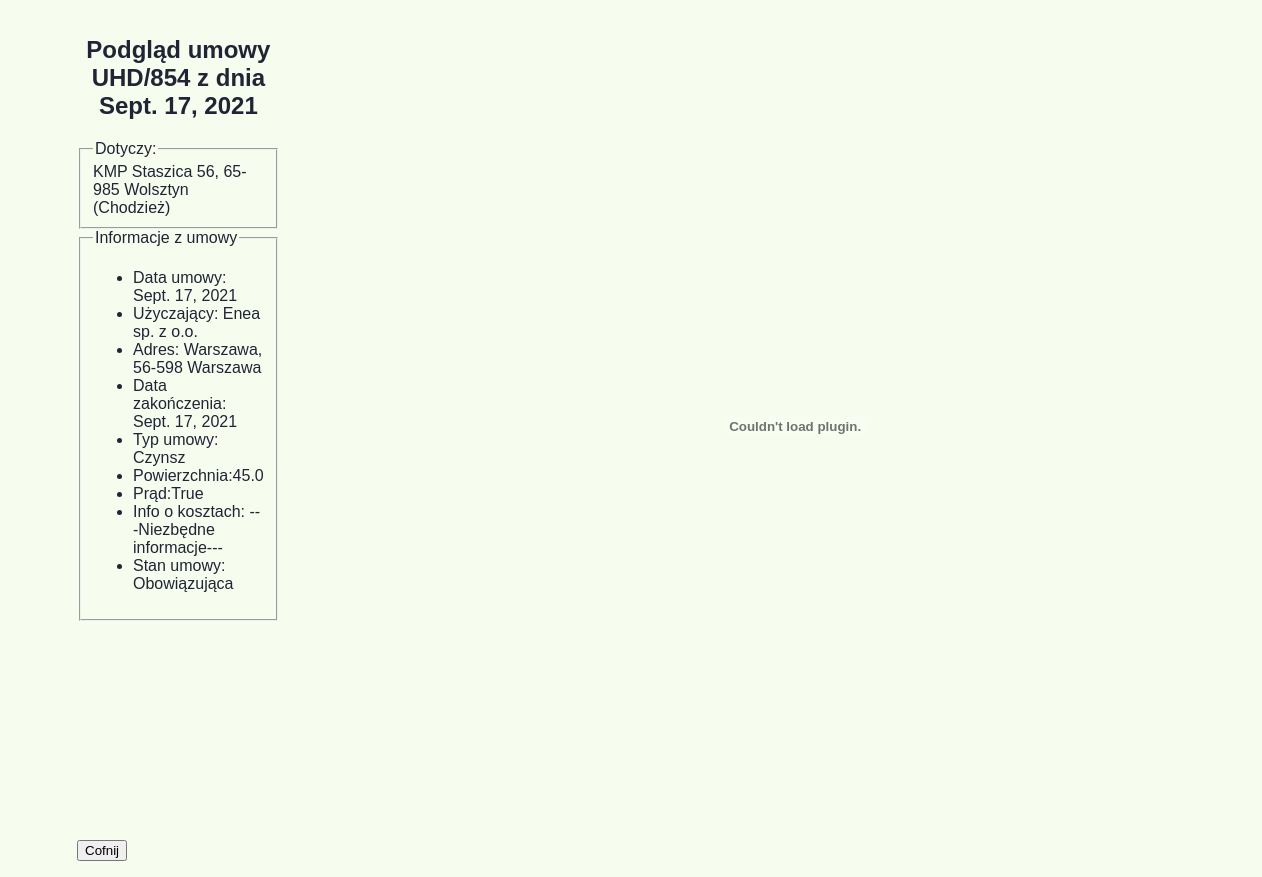
Before: /umowy/podglad/1/ (signed in) with the older database file.
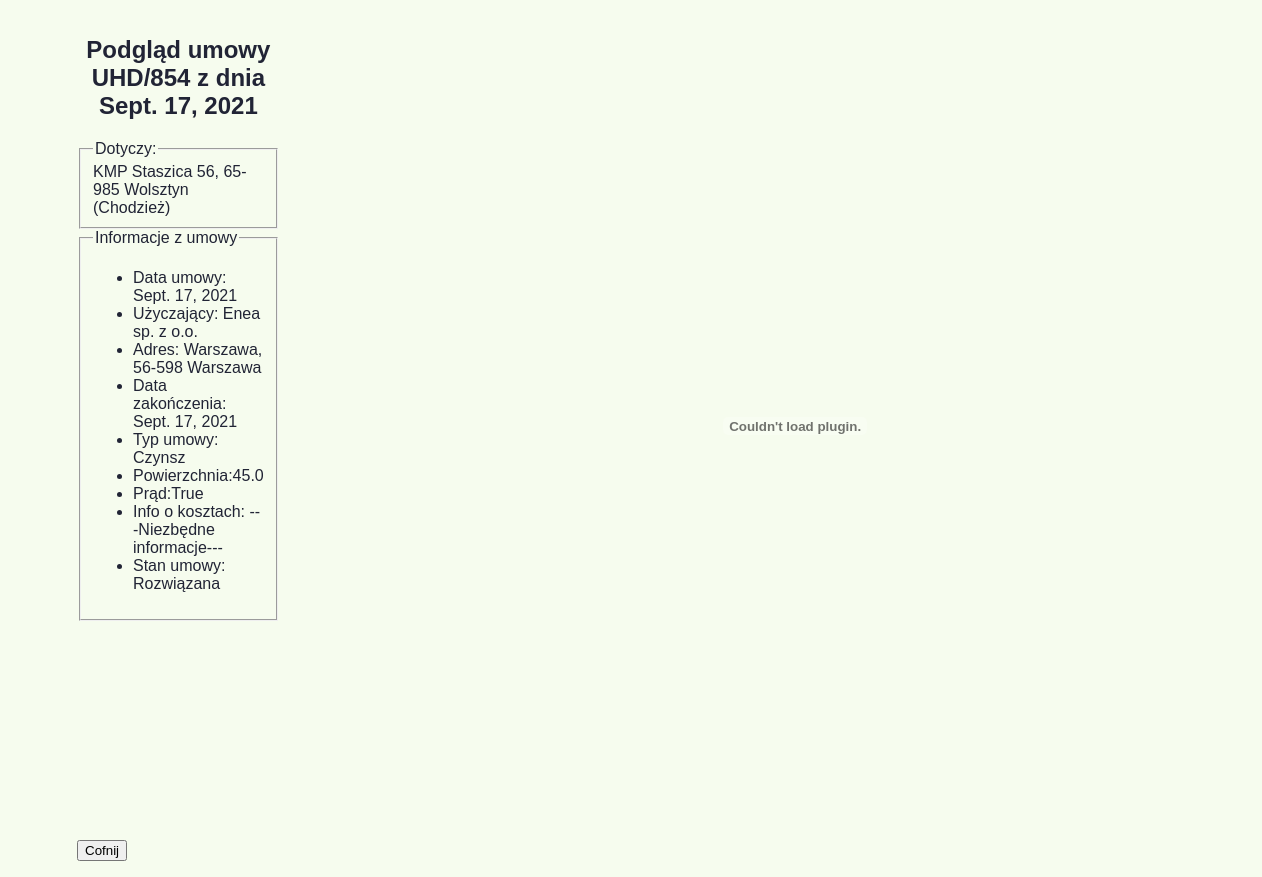
After: the same page with the newer database file.
### umowyapp/models.py (models this page shows, shortened)
class Umowy(models.Model):
    data_umowy = models.DateField(null=False)
    nr_umowy = models.CharField(max_length=15, null=True, default="BRAK")
    nazwa_uzyczajacego = models.CharField(max_length=30, null=True)
    adres_uzyczajacego = models.CharField(max_length=30, null=True)
    kod_pocztowy_uzyczajacego = models.CharField(max_length=6, null=True)
    miasto_uzyczajacego = models.CharField(max_length=20, null=True)
    okres_obowiazywania = models.DateField(blank=True, default="")
    typ_umowy = models.ForeignKey(Rodzaj_umowy, on_delete=models.CASCADE, null=True)
    pow_uzyczona = models.FloatField(max_length=4, null=True, blank=True)
    rodzaj_kosztow_prad = models.BooleanField()
    informacje = models.TextField(default="---Niezbędne informacje---")
    powiaty_jedn = models.ForeignKey(Powiaty_Wlkp, on_delete=models.CASCADE)
    rodzaj_jedn = models.ForeignKey(Rodzaje_jednostek, on_delete=models.CASCADE, null=True)
    adres_jedn = models.CharField(max_length=30, null=True)
    miasto_jedn = models.CharField(max_length=20, null=True)
    kod_pocztowy_jedn = models.CharField(max_length=6, null=True)
    skan_umowy = models.FileField(upload_to='umowy_pdf', null=True, blank=True)
    stan_umowy = models.ForeignKey(Stan_umow, on_delete=models.CASCADE, null=True)
    deleted = models.BooleanField(null=False, default=0)

class Stan_umow(models.Model):
    stan = models.CharField(max_length=14)
    def __str__(self):
        return self.stan_umowy()
    def stan_umowy(self):
        return "{}".format(self.stan)

class Rodzaje_jednostek(models.Model):
    rodzaj = models.CharField(max_length=4)
    def __str__(self):
        return self.rodzaj_jedn()
    def rodzaj_jedn(self):
        return "{}".format(self.rodzaj)

class Powiaty_Wlkp(models.Model):
    powiat = models.CharField(max_length=12)
    def __str__(self):
        return self.powiat_jedn()
    def powiat_jedn(self):
        return "{}".format(self.powiat)

class Rodzaj_umowy(models.Model):
    rodz_um = models.CharField(max_length=6, null=True)
    def __str__(self):
        return self.rodzaj_um()
    def rodzaj_um(self):
        return "{}".format(self.rodz_um)

### umowyapp/views.py (the view)
# urls.py: path('podglad/<int:id>/', podglad_umow, name="podglad_umowy"),
@login_required
def podglad_umow(request, id):
    podglad = Umowy.objects.get(pk=id)
    form = UmowyForm(request.FILES or None, instance=podglad)
    return render(request, 'podglad.html', {'podglad': podglad})

### templates/podglad.html (shortened to what this page needs)
{%extends 'start.html'%}
{%block strona%}
<section>
<div class="podglad_box">
    <h2 class="naglowek_podglad">Podgląd umowy {{podglad.nr_umowy}} z dnia {{podglad.data_umowy}}</h2>
    <form>
        <fieldset>
            <legend>Dotyczy:</legend>
            <span>{{podglad.rodzaj_jedn}} {{podglad.adres_jedn}}, {{podglad.kod_pocztowy_jedn}} {{podglad.miasto_jedn}} ({{podglad.powiaty_jedn}})</span>
        </fieldset>
    </form>
    <form>
        <fieldset>
            <legend> Informacje z umowy</legend>
            <ul>
                <li> Data umowy: {{podglad.data_umowy}}</li>
                <li> Użyczający: {{podglad.nazwa_uzyczajacego }}</li>
                <li> Adres: {{podglad.adres_uzyczajacego}},
                    {{podglad.kod_pocztowy_uzyczajacego}} {{podglad.miasto_uzyczajacego}}
                </li>
                <li> Data zakończenia: {{podglad.okres_obowiazywania}}</li>
                <li> Typ umowy: {{podglad.typ_umowy}}</li>
                <li> Powierzchnia:{{podglad.pow_uzyczona}}</li>
                <li> Prąd:{{podglad.rodzaj_kosztow_prad}}</li>
                <li> Info o kosztach: {{podglad.informacje}}</li>
                <li> Stan umowy: {{podglad.stan_umowy}}</li>
            </ul>
        </fieldset>
    </form>
</div>
<div class="pdf_viev">
    <embed src="/doc/{{podglad.skan_umowy}}#toolbar=0" type="application/pdf"/>
</div>
</section>
<div class="cofni_podgląd">
<a  href="{% url 'wszystkie_umowy'%}">
    <button>Cofnij</button>
</div>
    {%endblock%}

Changed rows visible on the page:
changed Umowy "UHD/854": stan_umowy "Obowiązująca" → "Rozwiązana"
